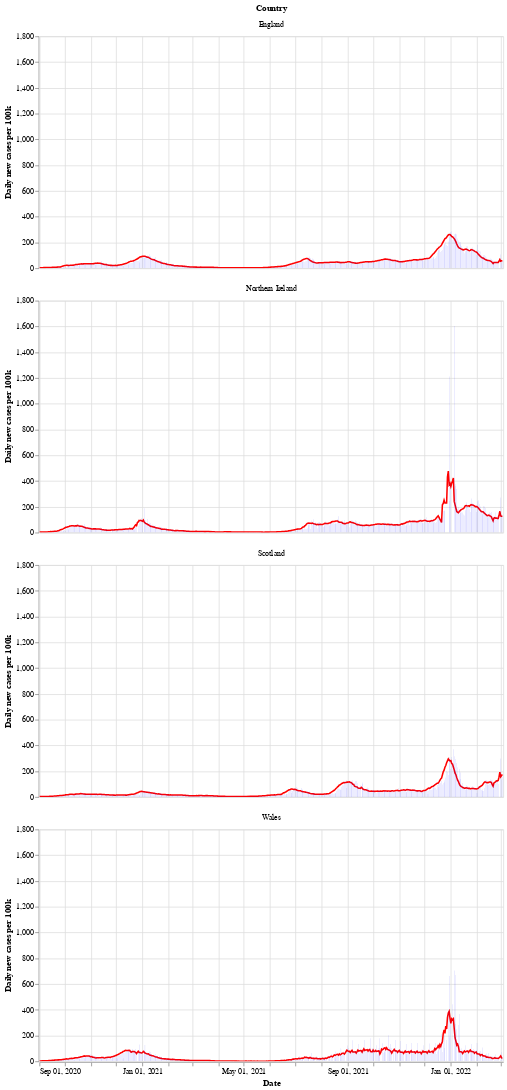

This figure's notebook cell:
### Markdown cell above
Next is a bar chart of the number of new cases in each country (per 100k population), with the 7 day moving average of cases. Again we see that Wales saw a longer period of raising and falling cases compared to the other countries.

After a period of cases falling, each nation is now seeing a rise in the number of cases - especially in Wales.

### Code cell
# collapse
bars = alt.Chart(uk_cases).mark_bar().encode(
    x=alt.X("yearmonthdate(date):T", axis=alt.Axis(title='Date')),
    y=alt.Y("newCasesRate:Q", axis=alt.Axis(title='Daily new cases per 100k')),
    tooltip='newCasesRate',
    color=alt.condition(
        alt.datum.dailyChange > 0,
        alt.value("orange"),  # The positive color
        alt.value("blue")  # The negative color
    )
).properties(title='New cases per 100k population with rolling 7 day average', width=600).interactive()
line = alt.Chart(uk_cases).mark_line(
    color='red',
    size=2,
).transform_window(
    rolling_mean='mean(newCasesRate)',
    frame=[0, 7],
    groupby=['areaName']
).encode(
    x='yearmonthdate(date):T',
    y='rolling_mean:Q'
)
alt.layer(line, bars, data=uk_cases).facet(alt.Row('areaName', title='Country'), columns=1)

### Figure 1 — Vega-Lite specification as saved in the notebook (floating-point values rounded to 4 significant figures; data arrays with more than 128 entries replaced by an {"elided": "..."} marker saying what was removed)
{"config": {"view": {"continuousWidth": 400, "continuousHeight": 300}}, "data": {"name": "data-4689d7dd066d1e4883389a8d49ed6728"}, "facet": {"type": "nominal", "field": "areaName", "title": "Country"}, "spec": {"layer": [{"mark": {"type": "line", "color": "red", "size": 2}, "encoding": {"x": {"type": "temporal", "field": "date", "timeUnit": "yearmonthdate"}, "y": {"type": "quantitative", "field": "rolling_mean"}}, "transform": [{"window": [{"op": "mean", "field": "newCasesRate", "as": "rolling_mean"}], "frame": [0, 7], "groupby": ["areaName"]}]}, {"mark": "bar", "encoding": {"color": {"condition": {"value": "orange", "test": "(datum.dailyChange > 0)"}, "value": "blue"}, "tooltip": {"type": "quantitative", "field": "newCasesRate"}, "x": {"type": "temporal", "axis": {"title": "Date"}, "field": "date", "timeUnit": "yearmonthdate"}, "y": {"type": "quantitative", "axis": {"title": "Daily new cases per 100k"}, "field": "newCasesRate"}}, "selection": {"selector002": {"type": "interval", "bind": "scales", "encodings": ["x", "y"]}}, "title": "New cases per 100k population with rolling 7 day average", "width": 600}]}, "columns": 1, "$schema": "https://vega.github.io/schema/vega-lite/v4.8.1.json", "datasets": {"data-4689d7dd066d1e4883389a8d49ed6728": {"elided": "2196 records"}}}
